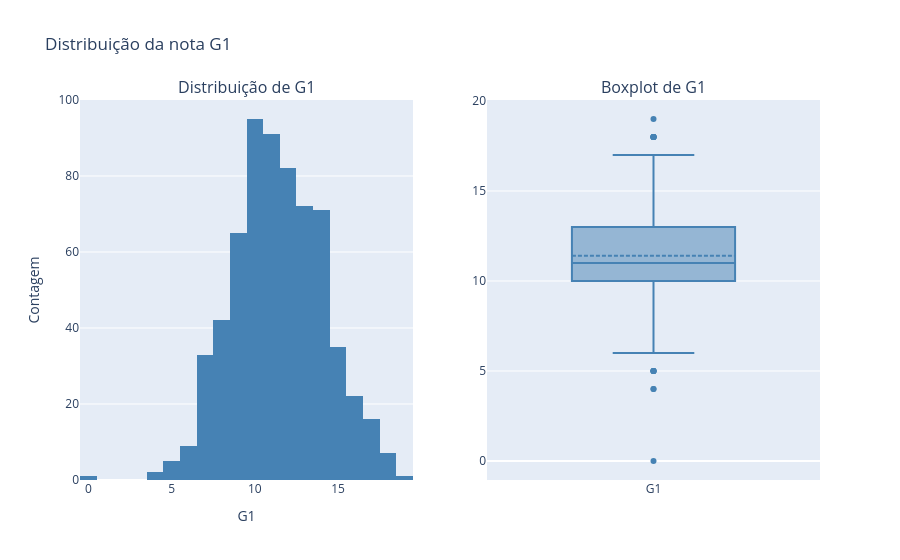

Notebook code cell kept with this figure:
### Markdown cell above
## 4. Variável alvo — G1 (nota do 1.º período)

### Code cell
fig = make_subplots(rows=1, cols=2,
                    subplot_titles=["Distribuição de G1", "Boxplot de G1"])

fig.add_trace(go.Histogram(x=df["G1"], nbinsx=20,
                           marker_color="steelblue", name="G1"), row=1, col=1)
fig.add_trace(go.Box(y=df["G1"], marker_color="steelblue",
                     name="G1", boxmean=True), row=1, col=2)

fig.update_layout(title_text="Distribuição da nota G1", showlegend=False)
fig.update_xaxes(title_text="G1", row=1, col=1)
fig.update_yaxes(title_text="Contagem", row=1, col=1)
fig.show()

print(f"Média: {df['G1'].mean():.2f}  |  Mediana: {df['G1'].median():.1f}  "
      f"|  Std: {df['G1'].std():.2f}  |  Min: {df['G1'].min()}  |  Max: {df['G1'].max()}")
print(f"Alunos com nota 0: {(df['G1']==0).sum()}  "
      f"({(df['G1']==0).mean()*100:.1f}%)")
print(f"Alunos com nota ≥ 10: {(df['G1']>=10).sum()}  "
      f"({(df['G1']>=10).mean()*100:.1f}%)")

### Figure 1 — Plotly figure (JSON) as saved in the notebook; plotly's stock layout.template omitted (floating-point values rounded to 4 significant figures; data arrays with more than 128 entries replaced by an {"elided": "..."} marker saying what was removed)
{"data": [{"marker": {"color": "steelblue"}, "name": "G1", "nbinsx": 20, "type": "histogram", "x": {"elided": "649 int values"}, "xaxis": "x", "yaxis": "y"}, {"boxmean": true, "marker": {"color": "steelblue"}, "name": "G1", "type": "box", "xaxis": "x2", "y": {"elided": "649 int values"}, "yaxis": "y2"}], "layout": {"annotations": [{"font": {"size": 16}, "showarrow": false, "text": "Distribuição de G1", "x": 0.225, "xanchor": "center", "xref": "paper", "y": 1, "yanchor": "bottom", "yref": "paper"}, {"font": {"size": 16}, "showarrow": false, "text": "Boxplot de G1", "x": 0.775, "xanchor": "center", "xref": "paper", "y": 1, "yanchor": "bottom", "yref": "paper"}], "showlegend": false, "title": {"text": "Distribuição da nota G1"}, "xaxis": {"anchor": "y", "domain": [0, 0.45], "title": {"text": "G1"}}, "xaxis2": {"anchor": "y2", "domain": [0.55, 1]}, "yaxis": {"anchor": "x", "domain": [0, 1], "title": {"text": "Contagem"}}, "yaxis2": {"anchor": "x2", "domain": [0, 1]}}}
